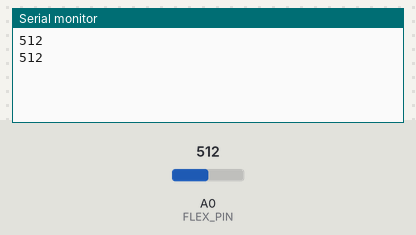
The sketch below on a simulated Arduino Uno, built with avr-gcc and run on an emulated ATmega328P. Shown: the last lines printed to the serial monitor. The test bench sets the inputs (shaded band); at power-on: A0 (FLEX_PIN) = 512.

Above: at 1.8 s.
1.9 s: A0 (FLEX_PIN) set to 532
At 2.7 s:
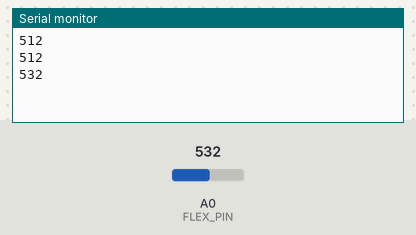
3.4 s: A0 (FLEX_PIN) set to 511
At 4.8 s:
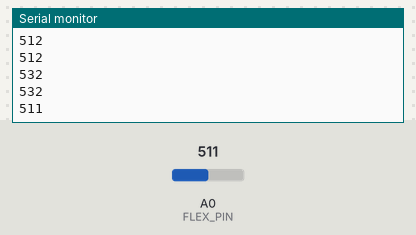
Timing chart, 0 to 6.4 s (numbered marks = the images above; inputs shaded):
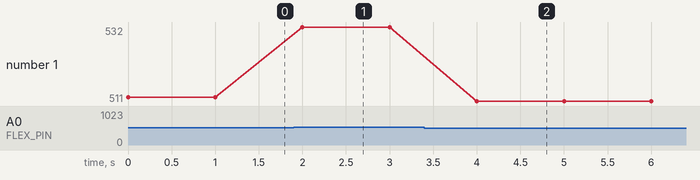

Measured:
- after the input at 1.9 s, the serial monitor: prints a new line after 0.10 s (image 1)
- after the input at 3.4 s, the serial monitor: prints a new line after 0.60 s (image 2)
- plotted number 1: 512 → 532 after the input at 1.9 s, 532 → 511 after the input at 3.4 s

The sketch:

TestFlex.ino
```cpp
#include <Arduino.h>

#define FLEX_PIN A0
#define MEAN_POS_FLEX 517
#define LEFT_MAX_FLEX 512
#define RIGHT_MAX_FLEX 522
#define LEFT_MAX LEFT_MAX_FLEX - MEAN_POS_FLEX
#define RIGHT_MAX RIGHT_MAX_FLEX - MEAN_POS_FLEX
#define LEFT_MAX_ANGLE -45
#define RIGHT_MAX_ANGLE 45

void setup()
{
    pinMode(FLEX_PIN, INPUT);
    Serial.begin(2000000);
}

void loop()
{
    Serial.println(analogRead(FLEX_PIN));
    delay(1000);
    // Serial.println(map(analogRead(FLEX_PIN) - MEAN_POS_FLEX, LEFT_MAX, RIGHT_MAX, LEFT_MAX_ANGLE, RIGHT_MAX_ANGLE));
}
```
